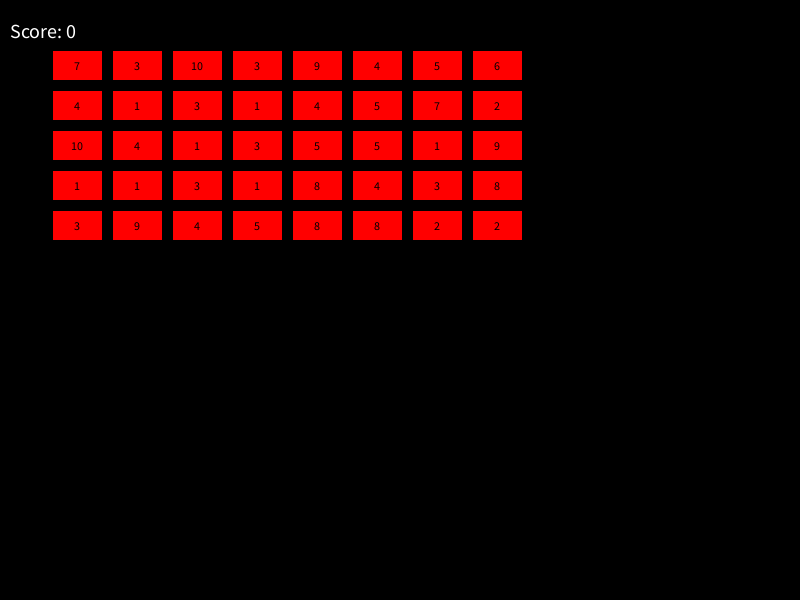
Frame 1 (no input)
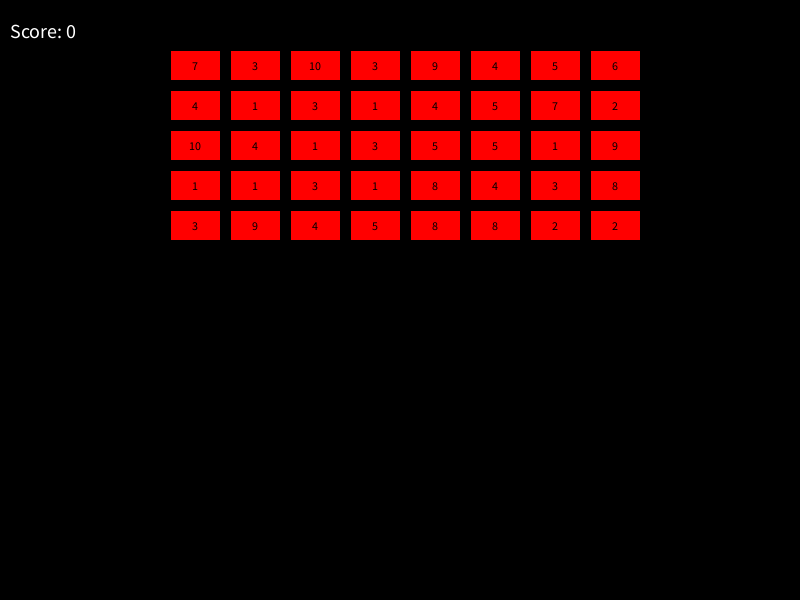
Frame 60 (the mouse pressed at the canvas centre just before this capture)
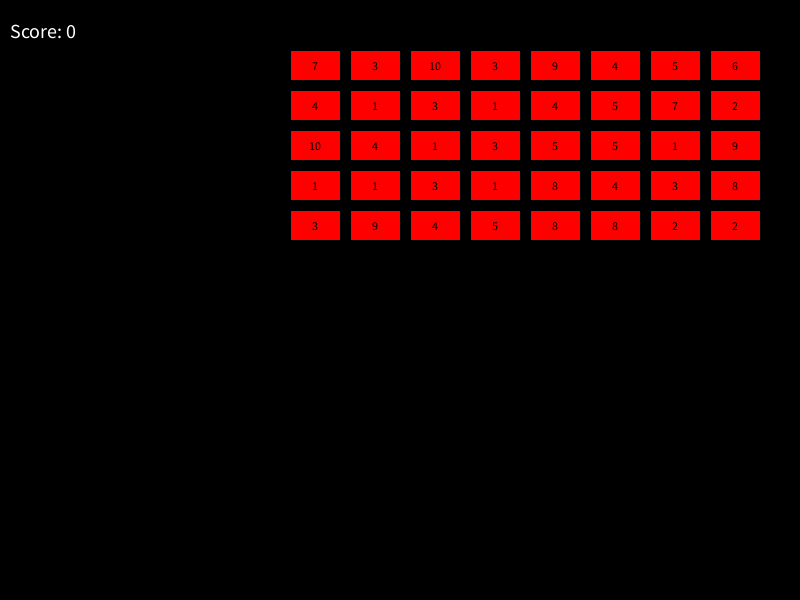
Frame 120 (the mouse held since frame 60 and released just before this capture)

The Processing sketch that drew these frames (run headless with seeded random() and noise(); from frame 60 on, the mouse is pressed at the canvas centre):

// Processing sketch: SpaceInvaders
// ── SpaceInvaders.pde
int rows = 5, cols = 8; // Grid of blocks
float blockWidth = 50, blockHeight = 30;
Enemi[][] enemies; // Grid of enemies
boolean moveRight = true; // Direction of movement
float EnemiSpeed = 2; // Speed of movement
int moveDownAmount = 20; // How much the blocks move down after hitting the edge
int score = 0; // Score counter
boolean paused = false; // Game paused state

void setup() {
  size(800, 600); // Screen size
  initializeEnemies(); // Initialize the blocks
}

void draw() {
  background(0); // Clear the screen

  if (paused) {
    displayPaused(); // Display paused message
    return;
  }

  updateEnemies(); // Update Enemi positions
  drawEnemies(); // Draw the blocks

  displayScore(); // Display the score
}

// Initialize the grid of blocks
void initializeEnemies() {
  enemies = new Enemi[rows][cols];
  score = 0; // Reset score
  for (int i = 0; i < rows; i++) {
    for (int j = 0; j < cols; j++) {
      enemies[i][j] = new Enemi(j * (blockWidth + 10) + 50, i * (blockHeight + 10) + 50, blockWidth, blockHeight, EnemiSpeed);
    }
  }
}

// Update the blocks' movement
void updateEnemies() {
  boolean edgeHit = false;
  for (Enemi[] row : enemies) {
    for (Enemi e : row) {
      if (e != null) {
        e.update(moveRight); // Move the block
        if (e.x <= 0 || e.x + blockWidth >= width) edgeHit = true; // Check for edge hit
      }
    }
  }

  // Change direction and move down if an edge is hit
  if (edgeHit) {
    moveRight = !moveRight; // Reverse direction
    for (Enemi[] row : enemies) {
      for (Enemi e : row) {
        if (e != null) e.y += moveDownAmount; // Move blocks down
      }
    }
  }
}

// Draw the blocks on the screen
void drawEnemies() {
  for (Enemi[] row : enemies) {
    for (Enemi e : row) {
      if (e != null) e.draw(); // Draw each block
    }
  }
}

// Handle key press for player movement and actions
void keyPressed() {
  if (key == 'r' || key == 'R') {
    initializeEnemies(); // Reset game
  }
  if (key == 'o' || key == 'O') {
    paused = !paused; // Toggle pause state
  }
}

// Display the current score
void displayScore() {
  fill(255);
  textSize(20);
  textAlign(TOP, CENTER);
  text("Score: " + score, 10, 30);
}

// Display the paused state
void displayPaused() {
  fill(255, 255, 0);
  textSize(40);
  textAlign(CENTER, CENTER);
  text("Paused - Press 'O' to Resume", width / 2, height / 2);
}

// ── Enimi.pde
class Enemi {
  float x, y, w, h; // Position and size of the block
  float speed; // Speed of the block
  int points; // Points for this block

  Enemi(float x, float y, float w, float h, float speed) {
    this.x = x;
    this.y = y;
    this.w = w;
    this.h = h;
    this.speed = speed;
    this.points = int(random(1, 11)); // Random points between 1 and 10
  }

  // Update the block's position based on direction
  void update(boolean moveRight) {
    x += moveRight ? speed : -speed;
  }

  // Draw the block
  void draw() {
    fill(255, 0, 0); // Color of the block
    rect(x, y, w, h); // Draw rectangle
    
    // Draw the score on the block
    fill(0);
    textSize(12);
    textAlign(CENTER, CENTER);
    text(points, x + w / 2, y + h / 2);
  }
}
